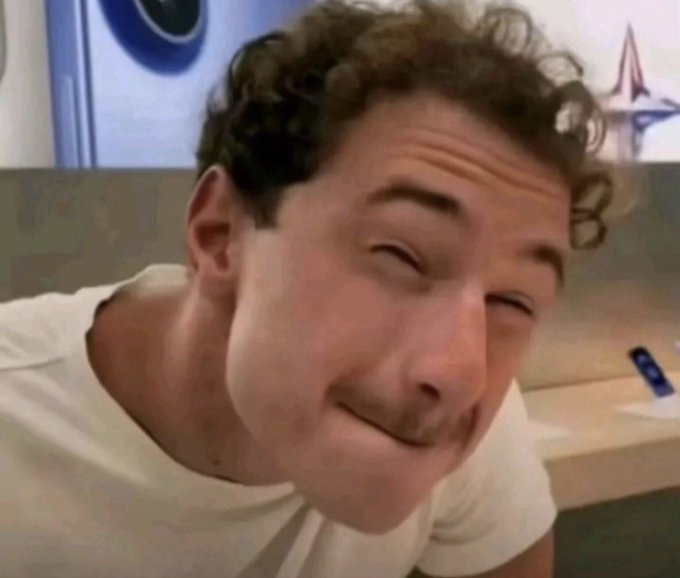
#> input picture input.jpeg, 680 x 578 px
$ python main.py input.jpeg out.png
#> lines starting #> are read from the running program, lines starting #| are printed output that depends on the picture
import numpy as np
import matplotlib.pyplot as plt
import sys
from pathlib import Path

# Check if the input and iutput file paths are given in the CLI.
if len(sys.argv) < 3:
    print("Usage:\npython main.py <input_img_file_path> <output_img_file_path>\n")
    print("Some arguments were not given in the CLI you can run it again with the above format or use the inputs below.\n")
    input_path = Path(input("What is the file path to the image you want to convert to grayscale: "))
    output_path = Path(input("What do you want to save the grayscale image as (Enter the path with the extension included): "))
else:
    # Assign the paths to variables
    input_path = Path(sys.argv[1])
    output_path = Path(sys.argv[2])


# Check if the input file exists by trying to read it
try:
   img_array = plt.imread(input_path)
#> img_array is the input picture: shape (578, 680, 3); mean R, G, B 128.8, 104.6, 92.6
except FileNotFoundError:
    print("Error: Missing Input Image File")
    print("Make sure the input image path is specified correctly")
    sys.exit(1)

# Each element is a weight on the RGB values respectively
grayscale_weights = np.array([0.299, 0.587, 0.114])

# Get the dot product of the weights and pixel values, round up elements to the nearest integer and convert array elements to an unsigned 8 byte integer
grayscale_image_arr = np.rint(np.dot(img_array,grayscale_weights)).astype("u8")
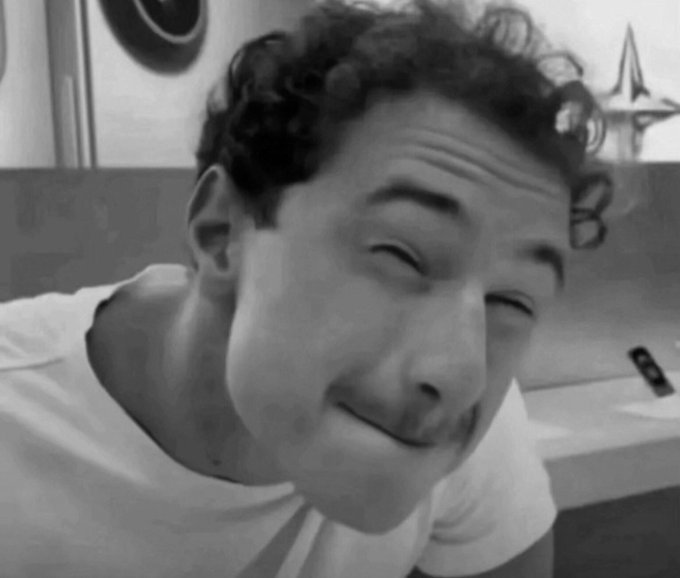
#> grayscale_image_arr: shape (578, 680) uint64; min 0, max 235, mean 110.5

# Save the image in raw format
plt.imsave(output_path, grayscale_image_arr, cmap="gray")
print("Image succesfully converted to grayscale")
print(f"Grayscale image saved to '{output_path}'")
